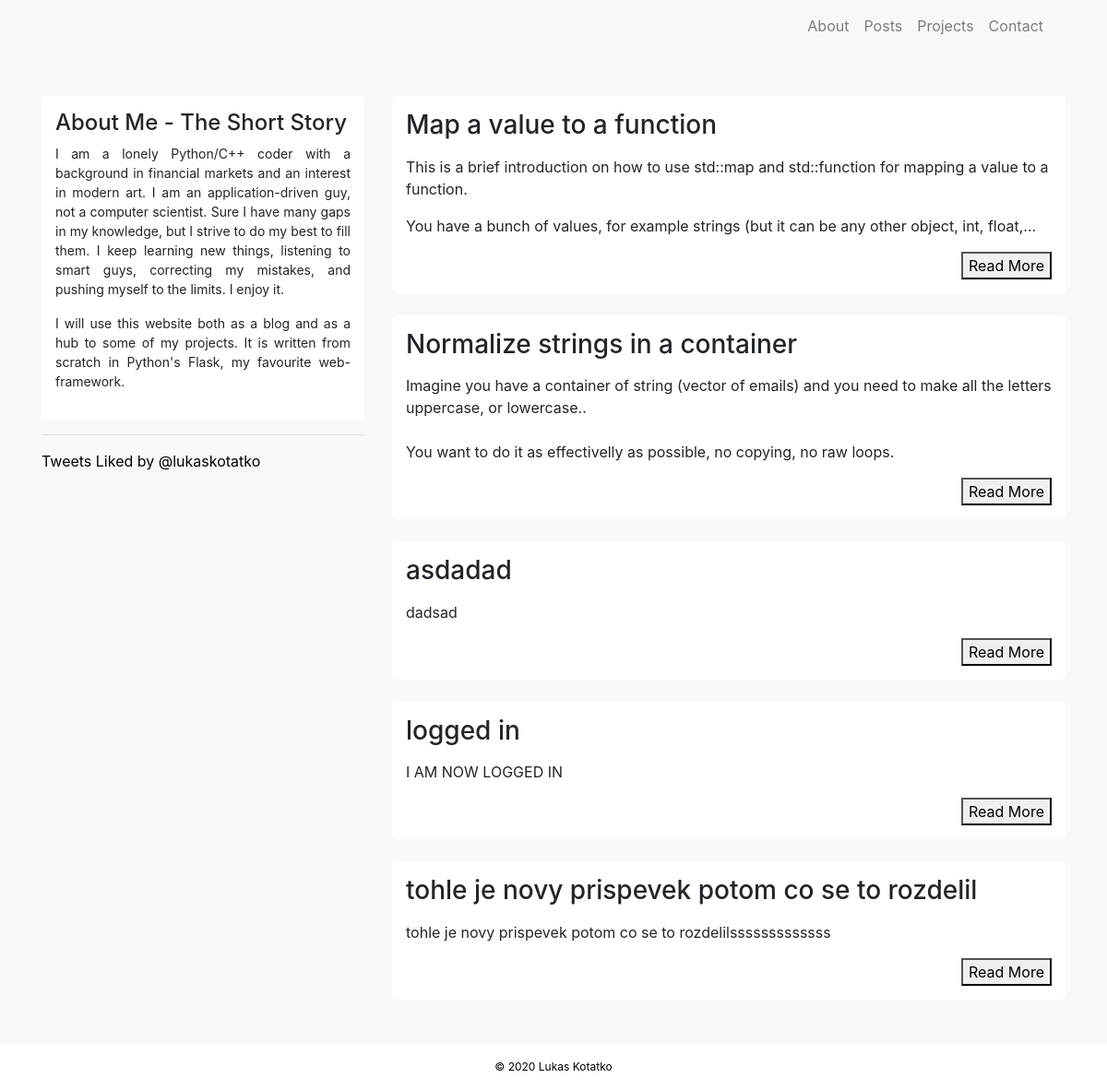
The page / on the database its author committed.
### application/models.py (models this page shows, shortened)
class PostModel(db.Model):
    __tablename__ = "posts"
    id = db.Column(db.Integer, primary_key=True)
    title = db.Column(db.String(128), unique=False, nullable=False)
    body = db.Column(db.Text, unique=False, nullable=False)
    tags = db.Column(db.Text, unique=False, nullable=True)
    time_posted = db.Column(db.DateTime, unique=False, nullable=False)

### application/routes.py (the view)
@app.route('/')
def index():
    posts = PostModel.query.all()
    return render_template("posts.html", posts=posts)

### application/templates/posts.html (shortened to what this page needs)
{% extends 'layout.html' %}
{% block content %}
<div class="row">
    <div class="container col-sm-4" style="text-align: justify">
        <div class="mycontainer">
            <h4>About Me - The Short Story</h4>
            <p class="about">I am a lonely Python/C++ coder with a background in financial markets and an interest in modern art. I am an application-driven guy, not a computer scientist. Sure I have many gaps in my knowledge, but I strive to do my best to fill them. I keep learning new things, listening to smart guys, correcting my mistakes, and pushing myself to the limits. I enjoy it.</p>
            <p class="about">I will use this website both as a blog and as a hub to some of my projects. It is written from scratch in Python's Flask, my favourite web-framework.</p>
        </div>
        <hr>
        <div>
            <a class="twitter-timeline" data-theme="light" href="https://twitter.com/lukaskotatko/likes?ref_src=twsrc%5Etfw">Tweets Liked by @lukaskotatko</a>
        </div>
    </div>
    <div class="container col-sm-8">
        {% for post in posts %}
            <article class="mycontainer">
                <h3>{{ post.title }}</h3>
                <p>{{ post.body | safe | truncate(220) }}
                </p>
                <div style="text-align: right">
                    <a href="{{ url_for('post', post_id = post.id) }}"><button class="uk-button uk-button-small">Read More</button></a>
                </div>
            </article>
            <br>
        {% endfor %}
    </div>
</div>
{% endblock %}

### application/static/css/style.css (style rules this page uses)
html, body { background-color: #F8F9FA; }
a:link { color: black; }
.mycontainer { background-color: white; padding: 15px; border-radius: 5px; }
body { margin:0; padding:0; }
.about { font-size: 14px; }

### rows shown on the page
PostModel: title "Map a value to a function", body "This is a brief introduction on how to use std::map and std::function for mapping a value to a function. You have a bunch of values, for example strings (but it can be any other object, int, float,..."
PostModel: title "Normalize strings in a container", body "Imagine you have a container of string (vector of emails) and you need to make all the letters uppercase, or lowercase.. You want to do it as effectivelly as possible, no copying, no raw loops."
PostModel: title "asdadad", body "dadsad"
PostModel: title "logged in", body "I AM NOW LOGGED IN"
PostModel: title "tohle je novy prispevek potom co se to rozdelil", body "tohle je novy prispevek potom co se to rozdelilsssssssssssss"
